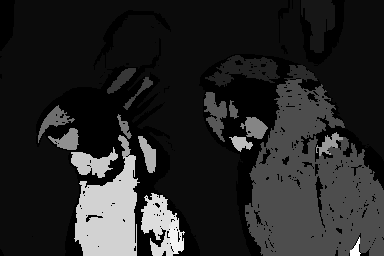
#> input picture Lab3/segmentation_3.tif, 384 x 256 px, found by its file name
$ python colorScramble.py
#> lines starting #> are read from the running program, lines starting #| are printed output that depends on the picture
import numpy as np
from PIL import Image
import matplotlib.pyplot as plt
import matplotlib as mpl
# Read in a segmentation TIFF image.
im = Image.open('segmentation_3.tif')
#> im is the input picture: PIL image 384x256 L; min 0, max 23, mean 3.4
# Import Image Data into Numpy array.
x = np.array(im)
# Obtain number of segmentation area.
N = np.max(x)
#> N = 23
# Randomly set color map.
cmap = mpl.colors.ListedColormap(np.random.rand(N+1, 3))
plt.imshow(x, cmap=cmap, interpolation= 'none')
plt.colorbar()
plt.show()
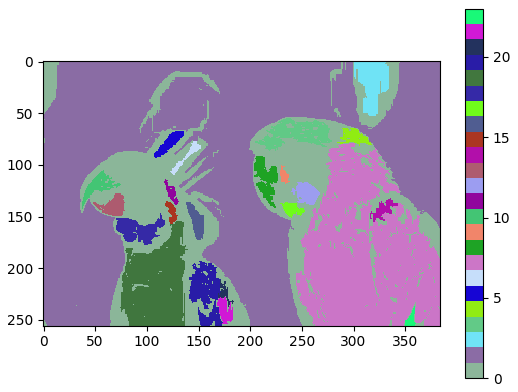
#> figure drawn by matplotlib, 2 panels

$ run again, with Lab3/segmentation_1.tif copied over Lab3/segmentation_3.tif
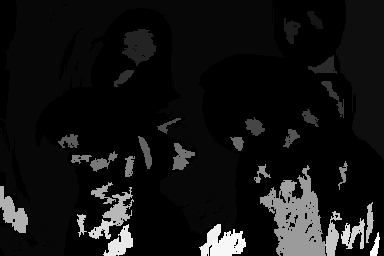
#> input picture Lab3/segmentation_1.tif, 384 x 256 px, found by its file name
#> im is the input picture: PIL image 384x256 L; min 0, max 36, mean 2.8
#> N = 36
#> `plt.show()`:
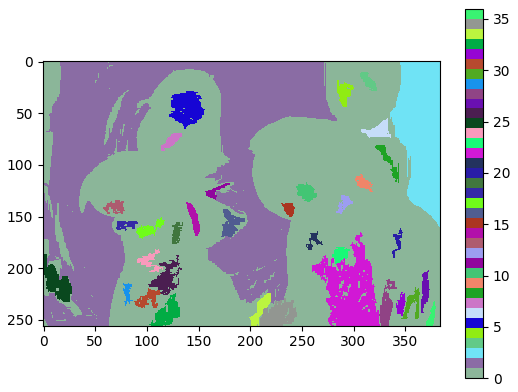
#> figure drawn by matplotlib, 2 panels

$ run again, with Lab3/segmentation_2.tif copied over Lab3/segmentation_3.tif
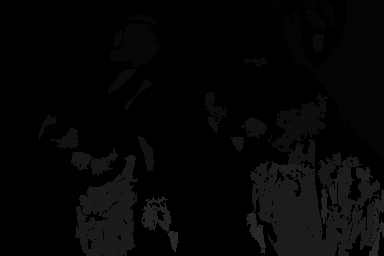
#> input picture Lab3/segmentation_2.tif, 384 x 256 px, found by its file name
#> im is the input picture: PIL image 384x256 L; min 0, max 41, mean 5.8
#> N = 41
#> `plt.show()`:
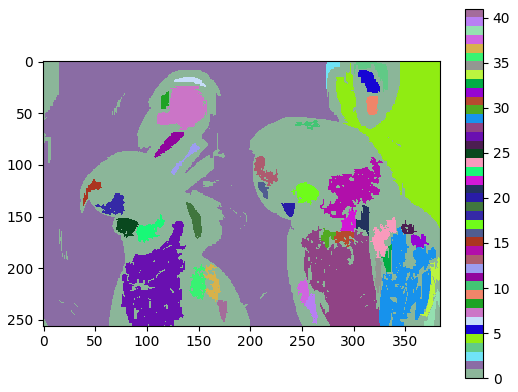
#> figure drawn by matplotlib, 2 panels
